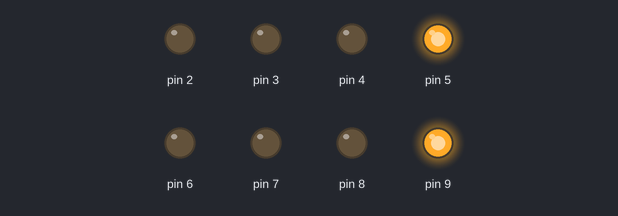
Simulated run of this sketch. Board: Arduino Uno, built with avr-gcc and run on an emulated ATmega328P. On the bench: output pins drawn as LEDs (lit = HIGH).

Above: at 0.2 s.
At 1.2 s:
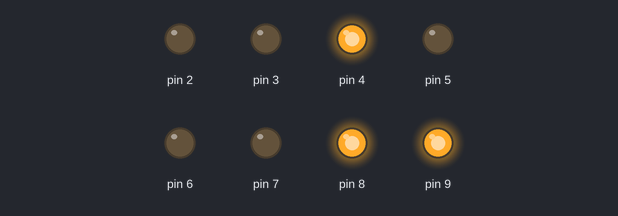
At 1.7 s:
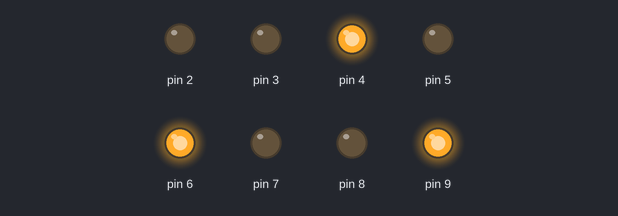
At 2.7 s:
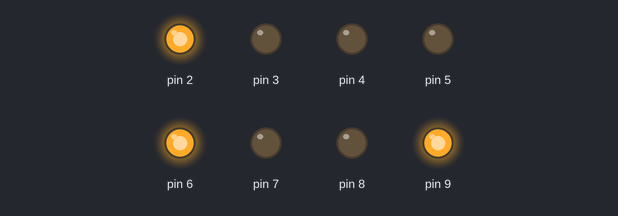
At 4.2 s:
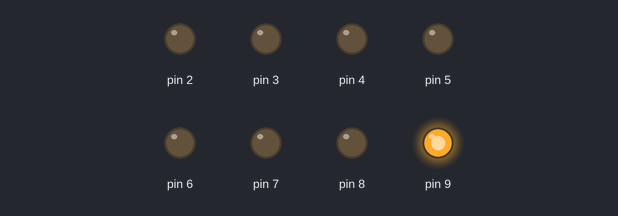
At 5.7 s:
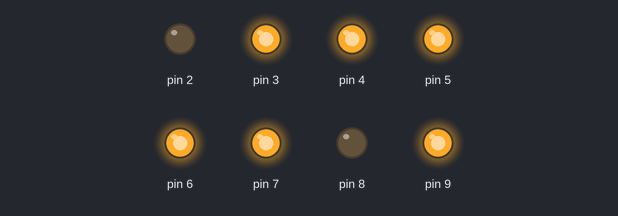
Timing chart, 0 to 6.5 s (numbered marks = the images above):
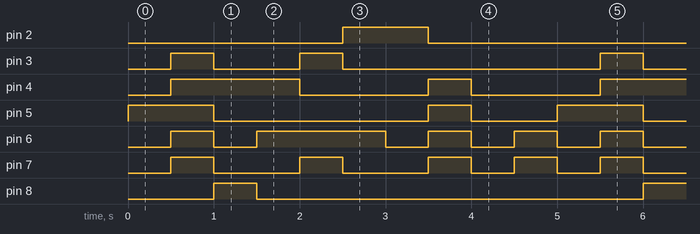

Measured:
- by itself, pin 2: alternates HIGH for 1.0 s and LOW for 4.0 s
- by itself, pin 3: repeats every 5.0 s: LOW 1.0 s, HIGH 0.50 s, LOW 3.0 s, HIGH 0.50 s
- by itself, pin 4: repeats every 5.0 s: LOW 1.5 s, HIGH 0.50 s, LOW 1.5 s, HIGH 1.5 s
- by itself, pin 5: repeats every 5.0 s: HIGH 0.50 s, LOW 1.0 s, HIGH 1.0 s, LOW 2.5 s
- by itself, pin 6: repeats every 5.0 s: LOW 0.50 s, HIGH 1.5 s, 3 × (LOW 0.50 s, HIGH 0.50 s)
- by itself, pin 7: repeats every 5.0 s: 2 × (LOW 1.0 s, HIGH 0.50 s), 2 × (LOW 0.50 s, HIGH 0.50 s)
- by itself, pin 8: alternates HIGH for 0.50 s and LOW for 4.5 s

The sketch:

Lesson15_2.ino
```cpp
 //项目15 – 数码管数字显示
int number[10][8] =
{
  {0,0,0,1,0,0,0,1},   //显示0
  {0,1,1,1,1,1,0,1},   //显示1
  {0,0,1,0,0,0,1,1},   //显示2
  {0,0,1,0,1,0,0,1},   //显示3
  {0,1,0,0,1,1,0,1},   //显示4
  {1,0,0,0,1,0,0,1},   //显示5
  {1,0,0,0,0,0,0,1},   //显示6
  {0,0,1,1,1,1,0,1},   //显示7
  {0,0,0,0,0,0,0,1},   //显示8
  {0,0,0,0,1,1,0,1}    //显示9
};

void numberShow(int i){         //该该函数用来显示数字
    for(int pin = 2; pin <= 9 ; pin++){
       digitalWrite(pin, number[i][pin - 2]);
    }
}

void setup(){
  for(int pin = 2 ; pin <= 9 ; pin++){      // 设置数字引脚2~9为输出模式
      pinMode(pin, OUTPUT);
      digitalWrite(pin, HIGH);
  }
}

void loop() {
    for(int j = 0; j <= 9 ; j++){
          numberShow(j);       //调用numberShow()函数，显示0~9
          delay(500);
    }
}
```
